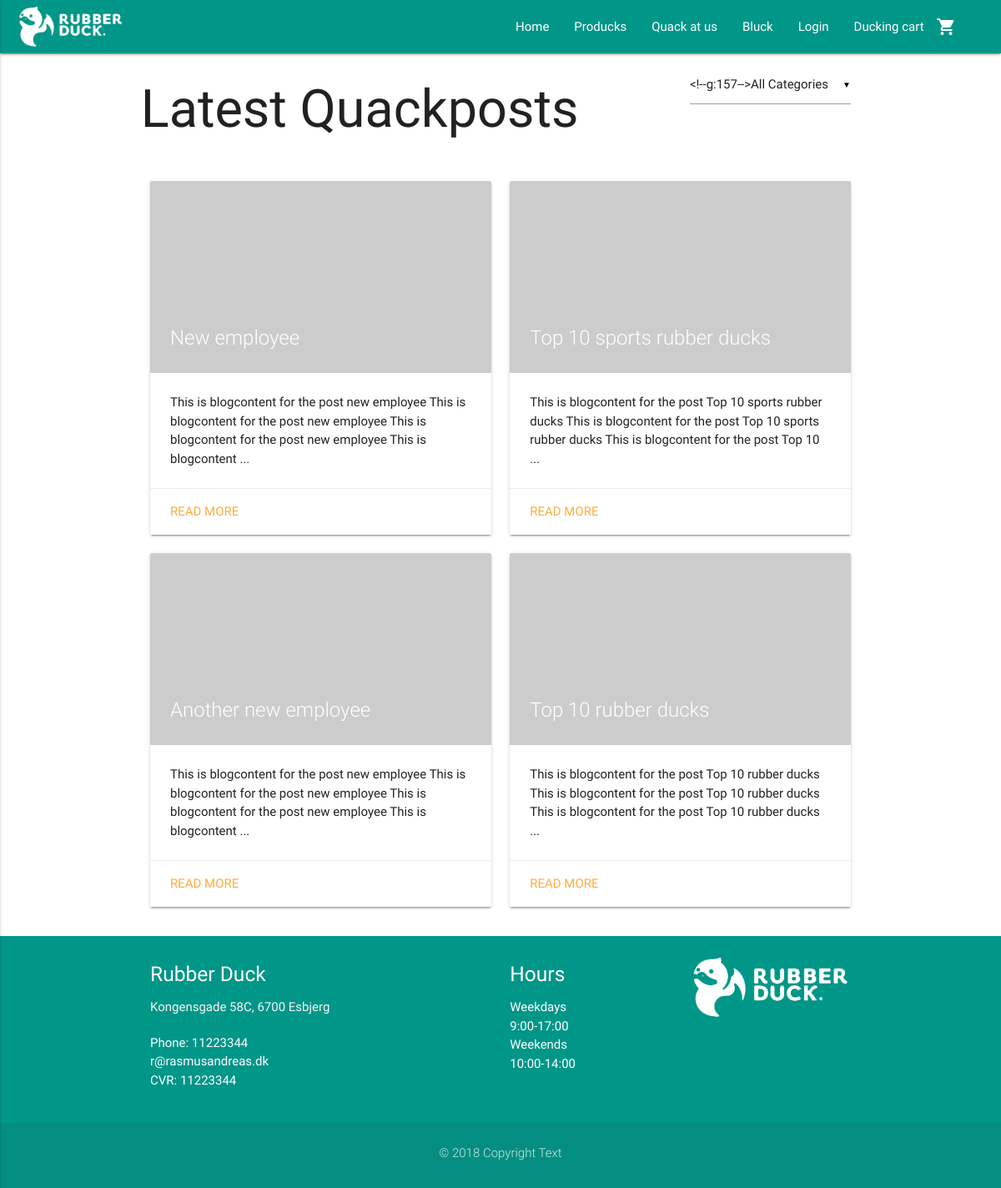
/view/blog.php, run on the app's committed database.
### tables this page shows
CREATE TABLE BasicPageInfo (
  CVR int NOT NULL PRIMARY KEY,
  LogoURL varchar(255) NOT NULL,
  ShopName varchar(255) NOT NULL,
  AboutUsText TEXT NULL,
  Email varchar(255) NULL,
  Phone int NULL,
  Street varchar(255) NULL,
  HouseNumber varchar(255) NULL,
  StripeToken varchar(255) NULL,
  ProductsSeoTitle varchar(255) NULL,
  ProductsMetaDescription varchar(255) NULL,
  BlogSeoTitle varchar(255) NULL,
  BlogMetaDescription varchar(255) NULL,
  ContactSeoTitle varchar(255) NULL,
  ContactMetaDescription varchar(255) NULL,
  HomeSeoTitle varchar(255) NULL,
  HomeMetaDescription varchar(255) NULL,
  ZipCode int(20) NOT NULL  
);

CREATE TABLE BlogPost (
  BlogPostID int AUTO_INCREMENT NOT NULL PRIMARY KEY,
  Title varchar(255) NOT NULL,
  SeoTitle varchar(255) NULL,
  MetaDescription varchar(255) NULL,
  BlogContent TEXT NOT NULL,
  BlogDate TIMESTAMP NOT NULL,
  UserEmail varchar(255) NOT NULL,  
  BlogCategoryID int(20) NOT NULL,  
  RelatedProducts int NULL  
);

CREATE TABLE ZipCode (
    ZipCode int(20) NOT NULL PRIMARY KEY,
    City varchar(255)
);

CREATE TABLE Hours (
  HoursID int AUTO_INCREMENT NOT NULL PRIMARY KEY,
  Open varchar(255) NOT NULL,
  Close varchar(255) NOT NULL,
  Day varchar(255) NULL
);

### model/contactDAO.php (called while the page is built, shortened)
<?php
require_once('../includes/connection.php');
    function getPageInfo() {
    global $connection;
        $pageInfo = mysqli_query($connection, "SELECT BasicPageInfo.* , ZipCode.City FROM `BasicPageInfo` INNER JOIN ZipCode ON ZipCode.ZipCode = BasicPageInfo.ZipCode");
        $row = mysqli_fetch_assoc($pageInfo);
        return $row;
    }
    function getHours() {
    global $connection;
        $hours = mysqli_query($connection, "SELECT * FROM Hours");
        return $hours;
    }

### includes/loginCustomer/session.php (called while the page is built, shortened)
<?php
	function logged_in() {
		return isset($_SESSION['CustomerEmail']);
	}
?>

### model/blogDAO.php (called while the page is built, shortened)
<?php
require_once('../includes/connection.php');
function getAllPosts() {
  global $connection;
  $query = "SELECT BlogPost.*, ImgGallery.* FROM `BlogPost` LEFT JOIN `BlogImg` ON BlogPost.BlogPostID = BlogImg.BlogPostID LEFT JOIN `ImgGallery` ON BlogImg.ImgID = ImgGallery.ImgID";
  $blogResult = mysqli_query($connection, $query);
  return $blogResult;
}
?>

### view/blog.php (the view, shortened to what this page needs)
<?php
require_once('../includes/header.php');
require_once("../model/blogDAO.php");
?>
  <div class="container">
    <div class="row">
      <h1 class="left">Latest Quackposts</h1>
      <div class="input-field col s12 m3 right">
      </div>
    </div>
    <div class="row">
      <?php
      $blogResult = getAllPosts();
      while($row = mysqli_fetch_array($blogResult)) {
        ?>
        <div class="col s12 m6">
          <div class="card">
            <div class="card-image">
              <img src="<?php if($row["URL"] != "") {
                  echo $row["URL"];
              } else echo "http://via.placeholder.com/1920x1080"; ?>">
              <span class="card-title"><?php echo $row["Title"]; ?></span>
            </div>
            <div class="card-content">
              <p><?php if (strlen($row["BlogContent"]) > 160) {
                      echo preg_replace('/\s+?(\S+)?$/', '', filter_var(substr($row["BlogContent"], 0, 160), FILTER_SANITIZE_STRING)) . " ...";
                  } else echo $row["BlogContent"]; ?></p>
            </div>
            <div class="card-action">
              <a href="post.php?post=<?php echo $row["BlogPostID"]; ?>">Read more</a>
            </div>
          </div>
        </div>
      <?php
      }
      ?>
    </div>
  </div>
<?php require_once('../includes/footer.php') ?>

### includes/header.php (shortened to what this page needs)
<?php
require_once("../includes/connection.php");
require_once("../includes/loginCustomer/session.php");
require_once("../model/contactDAO.php");
$pageInfo = getPageInfo();
?>
<!DOCTYPE html>
  <html>
    <html lang="en">
    <head>
      <?php require_once("../includes/seo.php"); ?>
      <link type="text/css" rel="stylesheet" href="../css/materialize.min.css"  media="screen,projection"/>
      <link type="text/css" rel="stylesheet" href="../css/custom/custom.css" />
    </head>
    <body>
      <nav class="teal">
        <div class="nav-wrapper">
          <a href="../index.php" class="brand-logo"><img class="responsive-img" style="max-height: 64px!important; padding: 4px 0!important;" src="../<?php echo $pageInfo["LogoURL"]; ?>"></a>
          <ul class="right hide-on-med-and-down">
            <li><a href="../index.php">Home</a></li>
            <li><a href="products.php">Producks</a></li>
            <li><a href="contact.php">Quack at us</a></li>
            <li><a href="blog.php">Bluck</a></li>
            <?php
              if (logged_in() == true) {
            ?>
            <li><a class="dropdown-button" href="" data-activates="dropdown1"><?php echo $_SESSION["FirstName"]; ?><i class="material-icons right">arrow_drop_down</i></a></li>
            <?php
              } else {
            ?>
            <li><a href="login.php">Login</a></li>
            <?php
              }
            ?>
            <li><a href="cart.php">Ducking cart<i class="material-icons right">shopping_cart</i></a></li>
            <?php
              if(isset($_SESSION["cart"])) {
                $amountInCart = count($_SESSION["cart"]);
                if ($amountInCart > 0) {
                ?>
                  <li class="cartamount"><a class="cartamount"><?php echo $amountInCart; ?></a></li>
                <?php
                } else {
                  ?>
                    <li class="cartamount"><a class="cartamount" style="color: transparent;">0</a></li>
                  <?php
                }
              } else {
                ?>
                  <li class="cartamount"><a class="cartamount" style="color: transparent;">0</a></li>
                <?php
              }
            ?>
          </ul>
        </div>
      </nav>

### includes/footer.php (shortened to what this page needs)
<?php require_once ('../model/contactDAO.php');
$pageInfo = getPageInfo();
$hours = getHours();
?>
<footer class="page-footer teal">
      <div class="container">
        <div class="row">
          <div class="col s12 m4">
            <h5 class="white-text"><?php echo $pageInfo["ShopName"];?> </h5>
            <p class="grey-text text-lighten-4">
                <?php echo $pageInfo["Street"] . " " . $pageInfo["HouseNumber"] . ", " . $pageInfo["ZipCode"] . " " . $pageInfo["City"]; ?>
            </p>
              <p>
                Phone: <?php echo $pageInfo["Phone"] ?>
                <br>
                <?php echo $pageInfo["Email"] ?>
                <br>
                CVR: <?php echo $pageInfo["Phone"] ?></p>
          </div>
          <div class="col s12 m3 offset-m2">
            <h5 class="white-text">Hours</h5>
            <ul>
              <?php
              while ($row = mysqli_fetch_array($hours)) {
              ?>
              <li><?php echo $row["Day"] . "<br>" . $row["Open"] . "-" . $row["Close"]; ?></li>
              <?php
              }
              ?>
            </ul>
          </div>
          <div class="col s12 m3">
            <img class="responsive-img" src="../<?php echo $pageInfo["LogoURL"]; ?>">
          </div>
        </div>
      </div>
      <div class="footer-copyright">
        <div class="container">
          <p class="center">&copy; 2018 Copyright Text</p>
        </div>
      </div>
    </footer>
  </body>
</html>

### css/custom/custom.css (style rules this page uses)
body { position: relative; }
p { margin-bottom: 20px; }
nav .brand-logo { display: inline-block; padding-left: 20px; }
.brand-logo { display: block; margin-right: 20px; }
footer { margin: 0; }

### data on the page
basicpageinfo: LogoURL (picture), ShopName "Rubber Duck", Street "Kongensgade", HouseNumber "58C", ZipCode "6700", ZipCode.City "Esbjerg", Phone "11223344", Email "r@rasmusandreas.dk"
blogpost: Title "New employee", BlogContent "This is blogcontent for the post new employee This is blogcontent for the post new employee This is blogcontent for the post new employee This is blogcontent"
blogpost: Title "Top 10 sports rubber ducks", BlogContent "This is blogcontent for the post Top 10 sports rubber ducks This is blogcontent for the post Top 10 sports rubber ducks This is blogcontent for the post Top 10"
blogpost: Title "Another new employee", BlogContent "This is blogcontent for the post new employee This is blogcontent for the post new employee This is blogcontent for the post new employee This is blogcontent"
blogpost: Title "Top 10 rubber ducks", BlogContent "This is blogcontent for the post Top 10 rubber ducks This is blogcontent for the post Top 10 rubber ducks This is blogcontent for the post Top 10 rubber ducks"
hours: Day "Weekdays", Open "9:00", Close "17:00"
hours: Day "Weekends", Open "10:00", Close "14:00"
